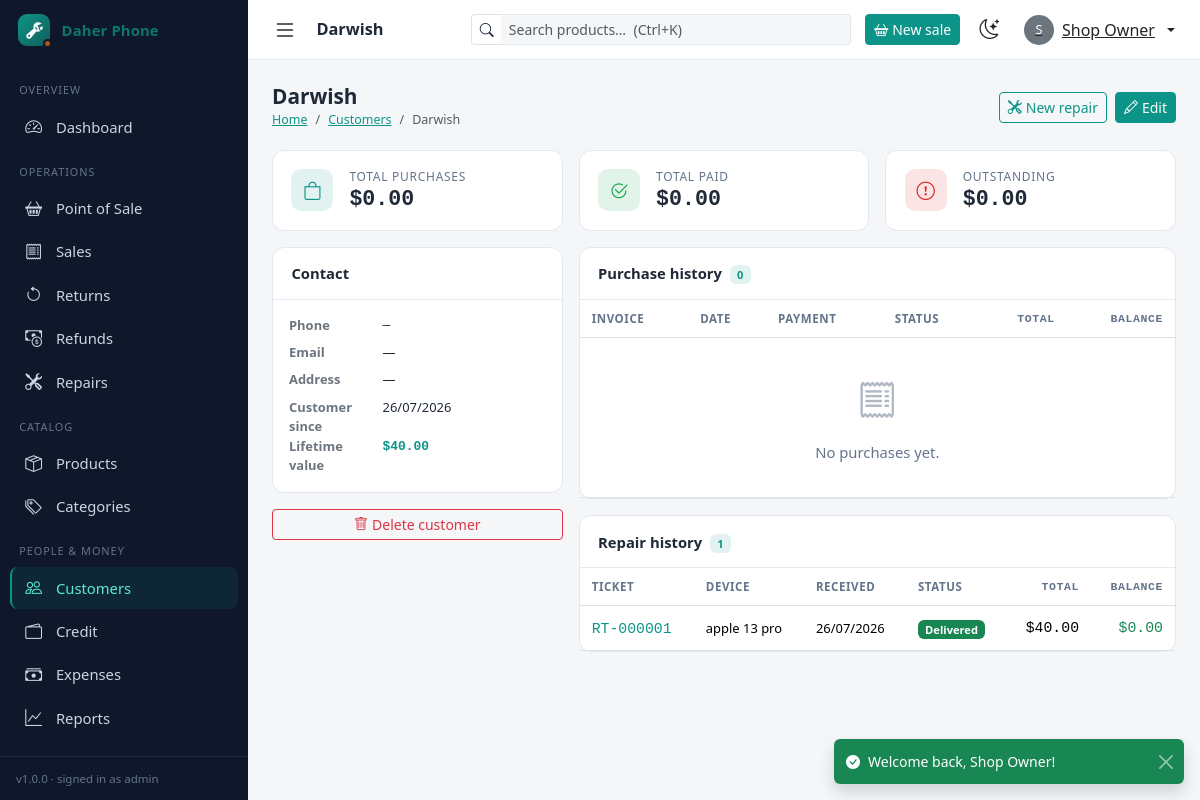
Screenshot of /index.php?r=customers/show&id=3 (signed in) with the database file from the repository.
### tables this page shows
CREATE TABLE `customers` (
  `id`         INT UNSIGNED  NOT NULL AUTO_INCREMENT,
  `name`       VARCHAR(100)  NOT NULL,
  `phone`      VARCHAR(30)   NULL,
  `email`      VARCHAR(150)  NULL,
  `address`    VARCHAR(255)  NULL,
  `notes`      TEXT          NULL,
  `created_at` DATETIME      NOT NULL DEFAULT CURRENT_TIMESTAMP,
  PRIMARY KEY (`id`),
  KEY `idx_customers_name` (`name`),
  KEY `idx_customers_phone` (`phone`)
);

CREATE TABLE `repairs` (
  `id`           INT UNSIGNED   NOT NULL AUTO_INCREMENT,
  `ticket_no`    VARCHAR(20)    NOT NULL,
  `customer_id`  INT UNSIGNED   NOT NULL,
  `user_id`      INT UNSIGNED   NOT NULL,
  `device_type`  VARCHAR(50)    NOT NULL,
  `brand`        VARCHAR(50)    NULL,
  `model`        VARCHAR(80)    NULL,
  `serial_no`    VARCHAR(80)    NULL,
  `problem`      TEXT           NOT NULL,
  `tech_notes`   TEXT           NULL,
  `status`       ENUM('received','diagnosing','repairing','ready','delivered','cancelled')
                                NOT NULL DEFAULT 'received',
  `labor_cost`   DECIMAL(12,2)  NOT NULL DEFAULT 0.00,
  `parts_cost`   DECIMAL(12,2)  NOT NULL DEFAULT 0.00,
  `total_cost`   DECIMAL(12,2)  NOT NULL DEFAULT 0.00,
  `paid_amount`  DECIMAL(12,2)  NOT NULL DEFAULT 0.00,
  `received_at`  DATETIME       NOT NULL DEFAULT CURRENT_TIMESTAMP,
  `delivered_at` DATETIME       NULL,
  `created_at`   DATETIME       NOT NULL DEFAULT CURRENT_TIMESTAMP,
  `updated_at`   DATETIME       NOT NULL DEFAULT CURRENT_TIMESTAMP
                                ON UPDATE CURRENT_TIMESTAMP,
  PRIMARY KEY (`id`),
  UNIQUE KEY `uq_repairs_ticket` (`ticket_no`),
  KEY `idx_repairs_customer` (`customer_id`),
  KEY `idx_repairs_status` (`status`),
  KEY `idx_repairs_created` (`created_at`),
  CONSTRAINT `fk_repairs_customer`
    FOREIGN KEY (`customer_id`) REFERENCES `customers` (`id`)
    ON DELETE RESTRICT ON UPDATE CASCADE,
  CONSTRAINT `fk_repairs_user`
    FOREIGN KEY (`user_id`) REFERENCES `users` (`id`)
    ON DELETE RESTRICT ON UPDATE CASCADE
);

### app/Core/Controller.php (called while the page is built, shortened)
<?php
abstract class Controller
{
    protected function render(string $view, array $data = [], string $pageTitle = ''): void
    {
        $data['pageTitle'] = $pageTitle !== '' ? $pageTitle : APP_NAME;
        extract($data, EXTR_SKIP);
        require APP_PATH . '/Views/' . $view . '.php';
        require APP_PATH . '/Views/layouts/main.php';
    }
    protected function queryInt(string $key, int $default = 0): int
    {
        $v = $_GET[$key] ?? null;
        return is_numeric($v) ? (int) $v : $default;
    }
}

### app/Controllers/CustomerController.php (called while the page is built, shortened)
<?php
final class CustomerController extends Controller
{
    public function show(): void
    {
        $m = new Customer();
        $customer = $m->find($this->queryInt('id'));
        $id = (int) $customer['id'];
        $this->render('customers/show', [
            'customer'     => $customer,
            'purchases'    => $m->purchaseHistory($id),
            'repairs'      => $m->repairHistory($id),
            'lifetime'     => $m->lifetimeValue($id),
            'creditTotals' => (new \App\Models\CreditPayment())->customerTotals($id),
        ], $customer['name']);
    }
}

### app/Core/App.php (called while the page is built, shortened)
<?php
final class App
{
    public function run(): void
    {
        $route = (string) ($_GET['r'] ?? 'dashboard/index');
        [$segment, $actionSlug] = explode('/', $route, 2);
        $action = lcfirst(str_replace(' ', '', ucwords(str_replace('-', ' ', $actionSlug))));
        (new $class())->{$action}();
    }
}

### public/index.php (called while the page is built, shortened)
<?php
spl_autoload_register(static function (string $class): void {
    $prefix = 'App\\';
    if (str_starts_with($class, $prefix)) {
        $relative = substr($class, strlen($prefix));
        $file = APP_PATH . DIRECTORY_SEPARATOR
              . str_replace('\\', DIRECTORY_SEPARATOR, $relative) . '.php';
    }
});
require APP_PATH . '/Core/helpers.php';
(new \App\Core\App())->run();

### app/Core/Database.php (called while the page is built, shortened)
<?php
final class Database
{
    private static ?PDO $pdo = null;
    public static function pdo(): PDO
    {
        if (self::$pdo === null) {
            $dsn = sprintf(
                'mysql:host=%s;dbname=%s;charset=utf8mb4',
                DB_HOST,
                DB_NAME
            );
            try {
                self::$pdo = new PDO($dsn, DB_USER, DB_PASS, [
                    PDO::ATTR_ERRMODE            => PDO::ERRMODE_EXCEPTION,
                    PDO::ATTR_DEFAULT_FETCH_MODE => PDO::FETCH_ASSOC,
                    PDO::ATTR_EMULATE_PREPARES   => false,
                ]);
            } catch (PDOException $e) {
                throw new PDOException(
                    'Database connection failed. Check that MySQL is running in the '
                    . 'XAMPP Control Panel and that config/config.php credentials are '
                    . 'correct. Driver said: ' . $e->getMessage()
                );
            }
        }
        return self::$pdo;
    }
}

### app/Core/Model.php (called while the page is built, shortened)
<?php
abstract class Model
{
    protected PDO $db;
    public function __construct()
    {
        $this->db = Database::pdo();
    }
    protected function fetchAll(string $sql, array $params = []): array
    {
        $stmt = $this->db->prepare($sql);
        $stmt->execute($params);
        return $stmt->fetchAll();
    }
    protected function fetch(string $sql, array $params = []): ?array
    {
        $stmt = $this->db->prepare($sql);
        $stmt->execute($params);
        $row = $stmt->fetch();
        return $row === false ? null : $row;
    }
    protected function fetchValue(string $sql, array $params = []): mixed
    {
        $stmt = $this->db->prepare($sql);
        $stmt->execute($params);
        return $stmt->fetchColumn();
    }
}

### app/Models/Customer.php (called while the page is built, shortened)
<?php
final class Customer extends Model
{
    public function find(int $id): ?array
    {
        return $this->fetch('SELECT * FROM customers WHERE id = :id', ['id' => $id]);
    }
    public function repairHistory(int $id, int $limit = 25): array
    {
        return $this->fetchAll(
            'SELECT id, ticket_no, device_type, brand, model, status, total_cost, paid_amount, received_at
             FROM repairs WHERE customer_id = :id
             ORDER BY id DESC LIMIT ' . max(1, $limit),
            ['id' => $id]
        );
    }
    public function lifetimeValue(int $id): float
    {
        $sales = (float) $this->fetchValue(
            "SELECT COALESCE(SUM(total),0) FROM sales WHERE customer_id = :id AND status = 'completed'",
            ['id' => $id]
        );
        $sales -= (float) $this->fetchValue(
            "SELECT COALESCE(SUM(cp.amount),0) FROM customer_payments cp
             JOIN sales s ON s.id = cp.sale_id
             WHERE cp.method = 'return_credit' AND s.customer_id = :id AND s.status = 'completed'",
            ['id' => $id]
        );
        $sales -= (float) $this->fetchValue(
            "SELECT COALESCE(SUM(r.amount),0) FROM refunds r
             JOIN sales s ON s.id = r.sale_id
             WHERE s.customer_id = :id AND s.status = 'completed'",
            ['id' => $id]
        );
        $repairs = (float) $this->fetchValue(
            "SELECT COALESCE(SUM(total_cost),0) FROM repairs WHERE customer_id = :id AND status = 'delivered'",
            ['id' => $id]
        );
        return $sales + $repairs;
    }
}

### app/Core/helpers.php (called while the page is built, shortened)
<?php
function e(mixed $value): string
{
    return htmlspecialchars((string) ($value ?? ''), ENT_QUOTES, 'UTF-8');
}
function url(string $route, array $params = []): string
{
    $qs = $params === [] ? '' : '&' . http_build_query($params);
    return 'index.php?r=' . $route . $qs;
}
function setting(string $key, string $default = ''): string
{
    static $cache = null;
    if ($cache === null) {
        try {
            $rows = \App\Core\Database::pdo()
                ->query('SELECT setting_key, setting_value FROM settings')
                ->fetchAll();
            $cache = array_column($rows, 'setting_value', 'setting_key');
        } catch (Throwable) {
            $cache = [];
        }
    }
    return (string) ($cache[$key] ?? $default);
}
function money(float|int|string|null $amount): string
{
    $formatted = number_format((float) ($amount ?? 0), 2);
    $symbol = setting('currency_symbol', '$');
    return setting('currency_position', 'before') === 'after'
        ? $formatted . ' ' . $symbol
        : $symbol . $formatted;
}
function fmt_date(?string $value, bool $withTime = false): string
{
    $format = setting('date_format', 'd/m/Y') . ($withTime ? ' H:i' : '');
    return date($format, strtotime($value));
}
function repair_status_meta(string $status): array
{
    return match ($status) {
        'received'   => ['label' => 'Received',   'color' => 'secondary', 'icon' => 'inbox'],
        'diagnosing' => ['label' => 'Diagnosing', 'color' => 'info',      'icon' => 'search'],
        'repairing'  => ['label' => 'Repairing',  'color' => 'warning',   'icon' => 'tools'],
        'ready'      => ['label' => 'Ready',      'color' => 'primary',   'icon' => 'check2-circle'],
        'delivered'  => ['label' => 'Delivered',  'color' => 'success',   'icon' => 'bag-check'],
        'cancelled'  => ['label' => 'Cancelled',  'color' => 'danger',    'icon' => 'x-circle'],
        default      => ['label' => ucfirst($status), 'color' => 'secondary', 'icon' => 'circle'],
    };
}

### app/Views/customers/show.php (the view, shortened to what this page needs)
<div class="page-heading">
  <div>
    <h1><?= e($customer['name']) ?></h1>
    <nav aria-label="breadcrumb">
      <ol class="breadcrumb">
        <li class="breadcrumb-item"><a href="<?= url('dashboard/index') ?>">Home</a></li>
        <li class="breadcrumb-item"><a href="<?= url('customers/index') ?>">Customers</a></li>
        <li class="breadcrumb-item active"><?= e($customer['name']) ?></li>
      </ol>
    </nav>
  </div>
  <div class="d-flex gap-2">
    <a href="<?= url('repairs/create', ['customer_id' => $customer['id']]) ?>" class="btn btn-outline-primary btn-sm">
      <i class="bi bi-tools me-1"></i>New repair
    </a>
    <a href="<?= url('customers/edit', ['id' => $customer['id']]) ?>" class="btn btn-primary btn-sm">
      <i class="bi bi-pencil me-1"></i>Edit
    </a>
  </div>
</div>
<div class="row g-3 mb-3">
  <?php
  $creditTiles = [
      ['label' => 'Total purchases', 'value' => money($creditTotals['purchases']), 'icon' => 'bag', 'fg' => '#0d9488', 'bg' => 'rgba(13,148,136,.12)'],
      ['label' => 'Total paid', 'value' => money($creditTotals['paid']), 'icon' => 'check2-circle', 'fg' => '#16a34a', 'bg' => 'rgba(22,163,74,.12)'],
      ['label' => 'Outstanding', 'value' => money($creditTotals['outstanding']), 'icon' => 'exclamation-circle', 'fg' => '#dc2626', 'bg' => 'rgba(220,38,38,.12)'],
  ];
  foreach ($creditTiles as $t): ?>
  <div class="col-md-4">
    <div class="card kpi-card h-100">
      <div class="d-flex align-items-center gap-3">
        <div class="kpi-icon" style="background:<?= $t['bg'] ?>;color:<?= $t['fg'] ?>">
          <i class="bi bi-<?= $t['icon'] ?>"></i>
        </div>
        <div class="min-w-0">
          <div class="kpi-label"><?= e($t['label']) ?></div>
          <div class="kpi-value"><?= e($t['value']) ?></div>
        </div>
      </div>
    </div>
  </div>
  <?php endforeach; ?>
</div>
<div class="row g-3">
  <div class="col-xl-4">
    <div class="card mb-3">
      <div class="card-header">Contact</div>
      <div class="card-body">
        <dl class="row mb-0 small">
          <dt class="col-4 text-secondary">Phone</dt>
          <dd class="col-8 data"><?= e($customer['phone'] ?? '—') ?></dd>
          <dt class="col-4 text-secondary">Email</dt>
          <dd class="col-8"><?= e($customer['email'] ?? '—') ?></dd>
          <dt class="col-4 text-secondary">Address</dt>
          <dd class="col-8"><?= e($customer['address'] ?? '—') ?></dd>
          <dt class="col-4 text-secondary">Customer since</dt>
          <dd class="col-8"><?= e(fmt_date($customer['created_at'])) ?></dd>
          <dt class="col-4 text-secondary">Lifetime value</dt>
          <dd class="col-8 data fw-semibold text-accent"><?= e(money($lifetime)) ?></dd>
        </dl>
      </div>
    </div>
    <form method="post" action="<?= url('customers/delete') ?>"
          data-confirm="Delete &quot;<?= e($customer['name']) ?>&quot;? Past sales are kept as walk-in sales.">
      <button class="btn btn-outline-danger btn-sm w-100">
        <i class="bi bi-trash me-1"></i>Delete customer
      </button>
    </form>
  </div>
  <div class="col-xl-8">
    <div class="card mb-3">
      <div class="card-header">Purchase history <span class="badge badge-soft ms-1"><?= count($purchases) ?></span></div>
      <div class="table-responsive">
        <table class="table table-hover align-middle mb-0">
          <thead>
            <tr><th>Invoice</th><th>Date</th><th>Payment</th><th>Status</th><th class="num">Total</th><th class="num">Balance</th></tr>
          </thead>
          <tbody>
            <?php if ($purchases === []): ?>
              <tr><td colspan="6"><div class="empty-state py-4"><i class="bi bi-receipt"></i>No purchases yet.</div></td></tr>
            <?php endif; ?>
          </tbody>
        </table>
      </div>
    </div>
    <div class="card">
      <div class="card-header">Repair history <span class="badge badge-soft ms-1"><?= count($repairs) ?></span></div>
      <div class="table-responsive">
        <table class="table table-hover align-middle mb-0">
          <thead>
            <tr><th>Ticket</th><th>Device</th><th>Received</th><th>Status</th><th class="num">Total</th><th class="num">Balance</th></tr>
          </thead>
          <tbody>
            <?php foreach ($repairs as $r): $meta = repair_status_meta($r['status']); ?>
            <tr>
              <td><a class="data" href="<?= url('repairs/show', ['id' => $r['id']]) ?>"><?= e($r['ticket_no']) ?></a></td>
              <td class="small"><?= e(trim(($r['brand'] ?? '') . ' ' . ($r['model'] ?? ''))) ?: e($r['device_type']) ?></td>
              <td class="small"><?= e(fmt_date($r['received_at'])) ?></td>
              <td><span class="badge text-bg-<?= $meta['color'] ?>"><?= e($meta['label']) ?></span></td>
              <td class="num"><?= e(money($r['total_cost'])) ?></td>
              <td class="num <?= (float) $r['total_cost'] - (float) $r['paid_amount'] > 0 ? 'text-danger' : 'text-success' ?>">
                <?= e(money((float) $r['total_cost'] - (float) $r['paid_amount'])) ?>
              </td>
            </tr>
            <?php endforeach; ?>
          </tbody>
        </table>
      </div>
    </div>
  </div>
</div>

### rows the page displays
customers: name "Darwish", phone "—", email "—", address "—", created_at "26/07/2026"
repairs: ticket_no "RT-000001", brand+model "apple 13 pro", received_at "26/07/2026", status "Delivered", total_cost "$40.00", money((float) $r['total_cost'] - (float) $r['paid_amount']) "$0.00"

### other values shown
setting('shop_name', APP_NAME) "Daher Phone"
$heading "OVERVIEW"
$item['label'] "Dashboard"
$heading "OPERATIONS"
$item['label'] "Point of Sale"
$item['label'] "Sales"
$item['label'] "Returns"
$item['label'] "Refunds"
$item['label'] "Repairs"
$heading "CATALOG"
$item['label'] "Products"
$item['label'] "Categories"
$heading "PEOPLE & MONEY"
$item['label'] "Customers"
$item['label'] "Credit"
